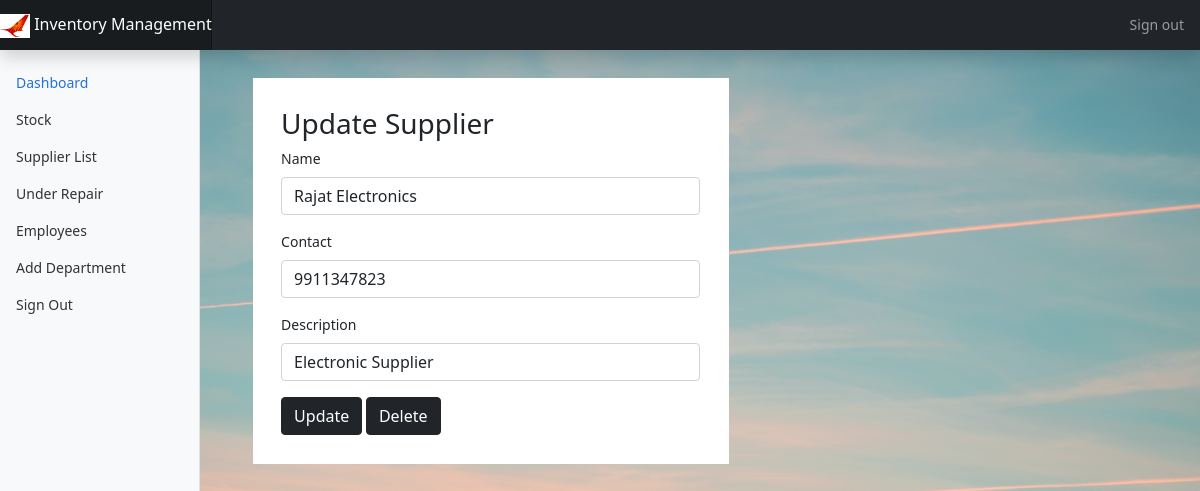
Page /updateSupplier/1 (signed in) on the committed database.
### main/models.py (models this page shows, shortened)
class Supplier(models.Model):
    supplier_id = models.AutoField(primary_key=True)
    name = models.CharField(max_length=100, default='')
    description = models.TextField(default=' ')
    contact = models.CharField(max_length=15,unique=True)

### main/views.py (the view, shortened to what this page needs)
# urls.py: path('updateSupplier/<int:pk>',views.updateSupplier,name='updateSupplier'),
@login_required(login_url='/auth/login')
def updateSupplier(request,pk):
    supplier = models.Supplier.objects.get(pk = pk)
    initial = {
        "name" : supplier.name,
        "contact" : supplier.contact,
        "description" : supplier.description
    }
    updateSupplierForm = forms.addSupplier(initial=initial)
    context = {
        'form' : updateSupplierForm
    }
    return render(request,'main/updateSupplier.html',context)

### main/forms.py
class addSupplier(forms.Form):
    name = forms.CharField(max_length=256,widget=forms.TextInput(attrs={'class':'form-control','placeholder':"Supplier's Name"}))
    description = forms.CharField(max_length=256,widget=forms.TextInput(attrs={'class':'form-control','placeholder':'Description'}))
    contact = forms.RegexField(regex=r'^\+?1?\d{9,15}$',widget=forms.TextInput(attrs={'class':'form-control','placeholder':'Contact : Should be between 9 to 15 digits'}))

### templates/main/updateSupplier.html (shortened to what this page needs)
{% extends 'main/base.html' %}
{% block content %}
{% include 'main/navbar.html' %}
<main class="col-md-9 ms-sm-auto col-lg-10 px-md-4">
<div class="container-fluid w-50" style="background-color: white; padding: 3%; margin: 3%;">
    <h3>Update Supplier</h3>
    <form action="" method="POST">
        <div class="mb-3">
            <label class="form-label">Name</label>
            {{form.name}}
        </div>
        <div class="mb-3">
            <label class="form-label">Contact</label>
            {{form.contact}}
        </div>
        <div class="mb-3">
            <label class="form-label">Description</label>
            {{form.description}}
        </div>
        <button type="submit" class="btn btn-dark" name="submit_type" value="update">Update</button>
        <button type="submit" class="btn btn-dark" name="submit_type" value="delete">Delete</button>
    </form>
{% endblock %}

### static/css/main.css (style rules this page uses)
body { background-color: #F3F1F5; }

### static/css/dashboard.css (style rules this page uses)
body { font-size: .875rem; }

### rows in the picture
Supplier: name "Rajat Electronics", contact "9911347823", description "Electronic Supplier"
